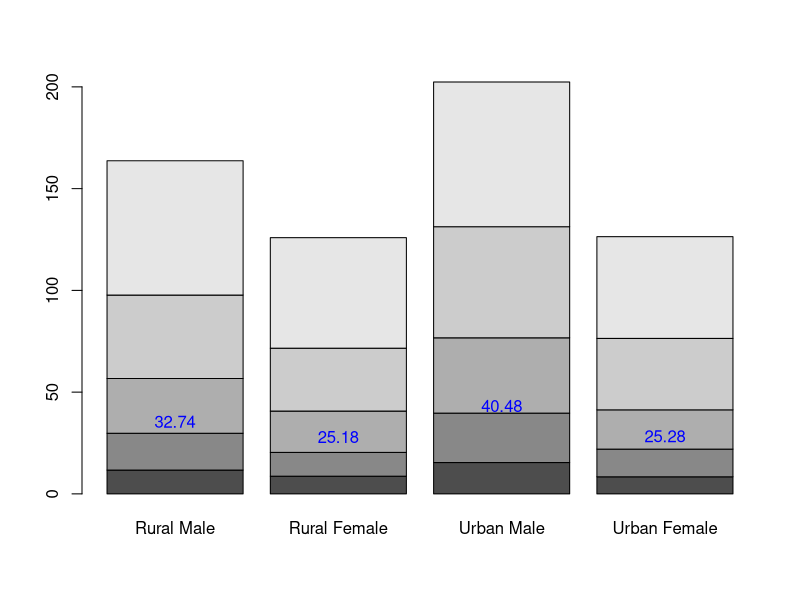
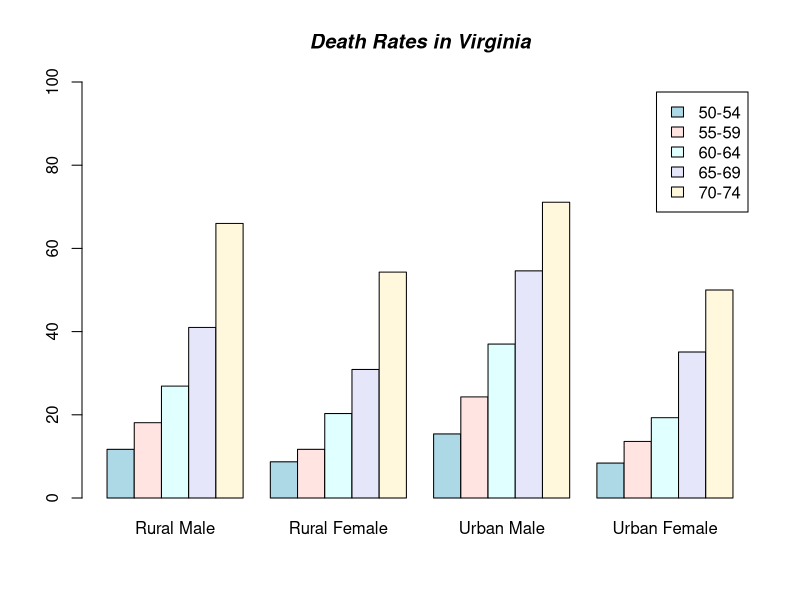

Here is the R script that generated these plots, in order:
## ---- chunk 1
mp <- barplot(VADeaths) # default
tot <- colMeans(VADeaths)
text(mp, tot + 3, format(tot), xpd = TRUE, col = "blue")
barplot(VADeaths, beside = TRUE,
        col = c("lightblue", "mistyrose", "lightcyan",
                "lavender", "cornsilk"),
        legend = rownames(VADeaths), ylim = c(0, 100))
title(main = "Death Rates in Virginia", font.main = 4)
